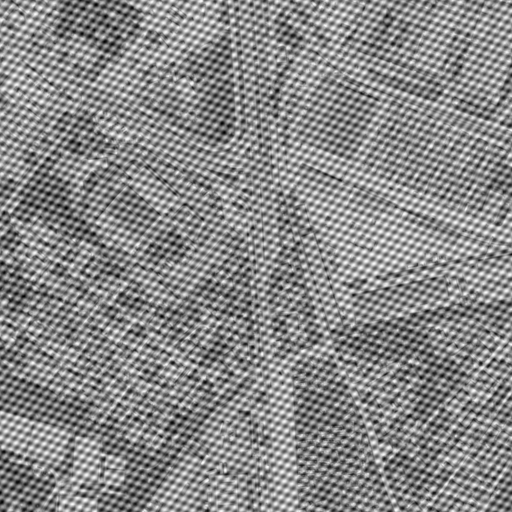
%> input picture bl_narusena3.tif, 512 x 512 px
$ octave p1_kol4.m   (GNU Octave 9; MATLAB toolbox functions it lacks are replaced by stand-ins)
%> lines starting %> are read from the running program, lines starting %| are printed output that depends on the picture
%% task 1
% Ukloniti prostorno zavisan poremecaj sa slike bl_narusena3.tif.

a = imread('bl_narusena3.tif');
%> a is the input picture: size 512x512 uint8; min 0, max 255, mean 136.1
af = fft2(a);
aff = fftshift(af);

mag = abs(aff);
mag_log = log(1 + mag);

% (310,300) (277,197)
[U, V] = freqspace([512 512], 'meshgrid');
u0 = (257-310)*2 /(512);
v0 = (257-300)*2 /(512);

D0 = 0.2;
D02 = D0.*D0;
D1= sqrt((U - u0).^2 + (V - v0).^2);
D2= sqrt((U + u0).^2 + (V + v0).^2);

h = 1 ./ (1 + ((D02)./(D1.*D2)).^2);

%applying filter
res0 =  aff .* h;
res1 = ifft2(fftshift(res0));

[U, V] = freqspace([512 512], 'meshgrid');
u1 = -(257-277)*2 /(512);
v1 = -(257-197)*2 /(512);

D0 = 0.04;
D02 = D0.*D0;
D1= sqrt((U - u1).^2 + (V - v1).^2);
D2= sqrt((U + u1).^2 + (V + v1).^2);

h1 = 1./(1 + ((D02)./(D1.*D2)).^2);

%applying filter
res2 =  (aff .* h) .* h1;
res3 = ifft2(fftshift(res2));

figure, imshow(mat2gray(mag_log)), title('narusena mag log'), impixelinfo;
%figure, imshow(mag, []), title('narusena mag'), impixelinfo;
figure, imshow(a), title('narusena org');

%figure, imshow(abs(res1), []), title('narusena fixed 1 ');
figure, imshow(abs(res3), []), title('narusena fixed 3');
%> after `imshow(abs(res3), [])`:
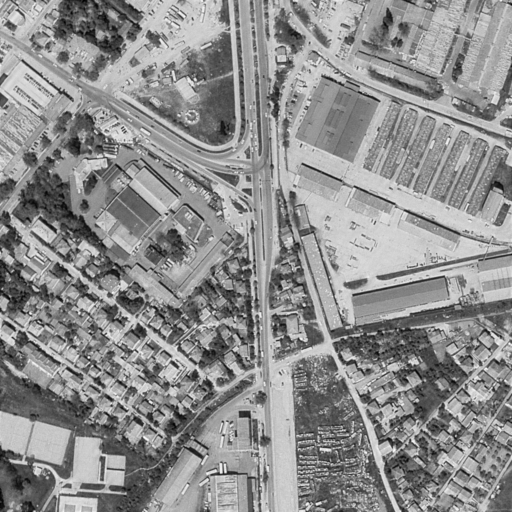
%> displayed picture: size 512x512, on the screen's scale of 0 to 255; min 0, max 255, mean 141.9

%% task 2
% Prilikom aero-snimanja jedne scene do쉕o je do zamucenja slike
% usljed pomjeranja kamere, zamucena.tif. Srecom, uslove akvizicije
% slike je moguce ponoviti i ref.tif je snimak vrlo malog objekta
% (mo엁 se pretpostaviti da je njegova velicina jedan piksel)
% napravljen na potpuno isti nacin. Na osnovu raspolo엍vih podataka
% restaurirati datu sliku.

a = imread('zamucena.tif');
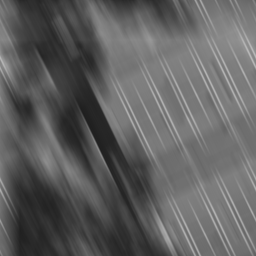
%> input picture zamucena.tif, 256 x 256 px
%> a is the input picture: size 256x256 uint8; min 30, max 183, mean 96.2

af = fft2(a);
aff = fftshift(af);

h = imread('ref.tif');
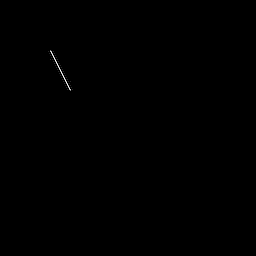
%> input picture ref.tif, 256 x 256 px
%> h is the input picture: size 256x256 uint8; min 0, max 6, mean 0.00494
h1 = fft2(h);
h2 = fftshift(h1);

K = 20;
wiener = conj(h2)./(abs(h2).^2+K);

% apply filter
res = aff .* wiener;
res0 = fftshift(res);
res1 = ifft2(res0);
res1 = fftshift(res1);
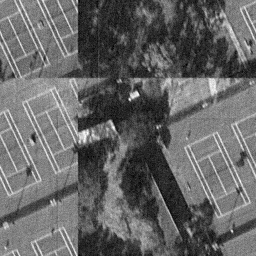
%> res1: size 256x256 double; min -0.00745, max 0.751, mean 0.297; mean of the top-left, top-right, bottom-left and bottom-right quarters 0.299, 0.27, 0.331, 0.287; drawn with min black and max white

%figure, imshow(a, []), title('zamucena org 3');
figure, imshow(abs(res1), []), title('zamucena fixed 3');

%% task 3
% Rentgenske slike su tipicno pomalo zamucene zato 쉞o rentgenske zrake
% nije moguce fokusirati kao svjetlosne. Popravite izgled slike
% pluca.tif kori쉞enjem adekvatne obrade.
% Napomena: Moguce je da slika u bilo kojem zadatku sadr엍 vi쉋 od
% jednog poremecaja.

a = imread('pluca.tif');
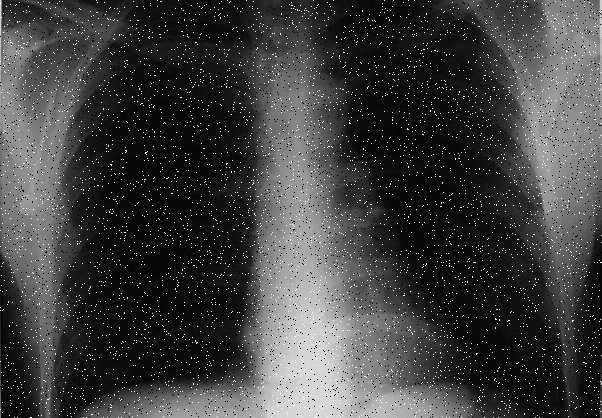
%> input picture pluca.tif, 602 x 418 px
%> a is the input picture: size 418x602 uint8; min 0, max 255, mean 63.6
figure, imshow(a, []), title('pluca org 3');

a1 = medfilt2(a, [3 3], 'symmetric');
%figure, imshow(a1, []), title('pluca med 3');

fl = fspecial('laplacian');
a2 = imfilter(a1, fl, 'replicate');
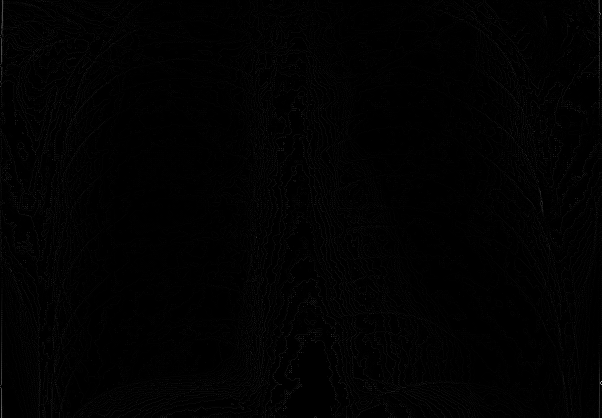
%> a2: size 418x602 uint8; min 0, max 173, mean 1.6
a3 = imsubtract(a1,a2);
figure, imshow(a3, []), title('pluca sharp 3');

a4 = imadjust(a3, [0 1], [0 1], 0.7);
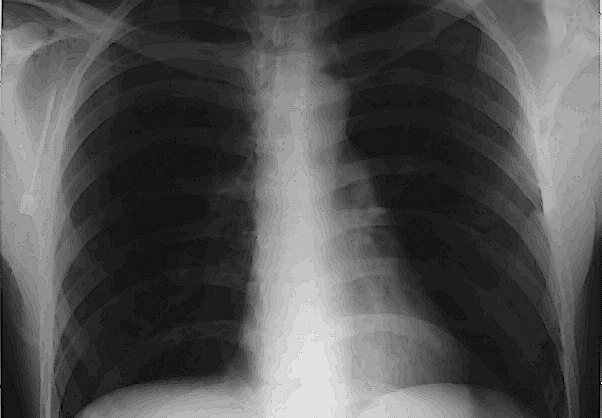
%> a4: size 418x602 uint8; min 0, max 255, mean 82.3
figure, imshow(a4, []), title('pluca end 3');
